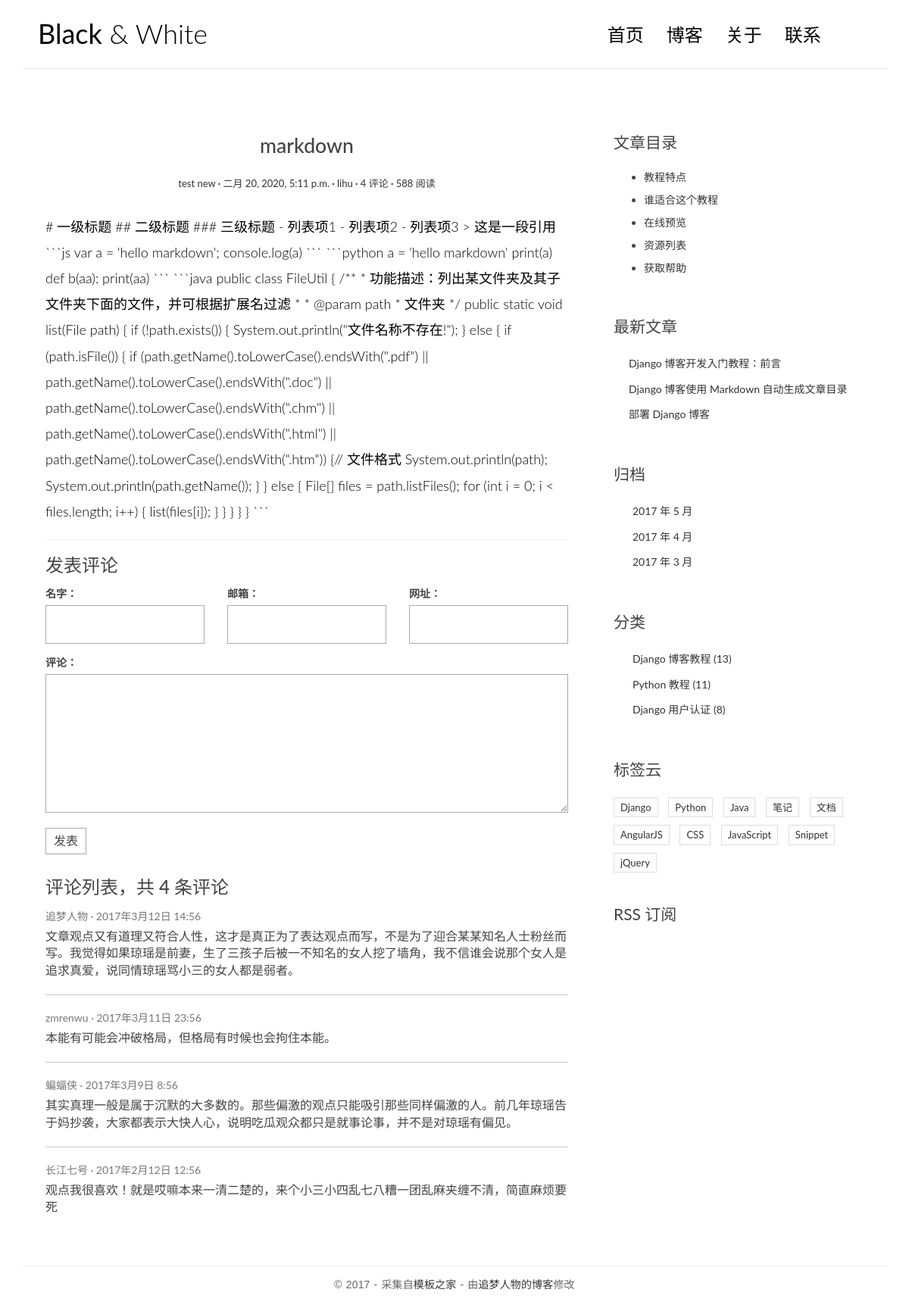
The app's page /blog/5 with its own data.
### blog/models.py (models this page shows, shortened)
class Post(models.Model):
    title = models.CharField("标题", max_length=70)
    text = models.TextField("内容", )
    created_time = models.DateTimeField("创建时间", default=timezone.now)
    modified_time = models.DateTimeField("修改时间", )
    excerpt = models.CharField("摘要", max_length=200, blank=True)
    category = models.ForeignKey(Category,
                                 verbose_name="分类",
                                 on_delete=models.CASCADE)
    tag = models.ManyToManyField(Tag, verbose_name="标签", blank=True)
    author = models.ForeignKey(User,
                               verbose_name="作者",
                               on_delete=models.CASCADE)
    class Meta:
        verbose_name = "文章"
        verbose_name_plural = verbose_name

class Category(models.Model):
    name = models.CharField(max_length=100)
    class Meta:
        verbose_name = "分类"
        verbose_name_plural = verbose_name

### blog/views.py (the view)
# urls.py: path("blog/<int:pk>",views.detail,name="detail")
def detail(request, pk):
    post = get_object_or_404(Post, pk=pk)
    return render(request, 'blog/detail.html', {"post": post})

### templates/blog/detail.html
{% extends 'base.html' %}
{% block main %}
    <article class="post post-{{ post.pk }}">
        <header class="entry-header">
        <h1 class="entry-title">{{ post.title }}</h1>
        <div class="entry-meta">
            <span class="post-category"><a href="#">{{ post.category.name }}</a></span>
            <span class="post-date"><a href="#"><time class="entry-date"
                                                    datetime="{{ post.created_time }}">{{ post.created_time }}</time></a></span>
            <span class="post-author"><a href="#">{{ post.author }}</a></span>
            <span class="comments-link"><a href="#">4 评论</a></span>
            <span class="views-count"><a href="#">588 阅读</a></span>
        </div>
        </header>
        <div class="entry-content clearfix">
        {{ post.text }}
        </div>
    </article>
    <section class="comment-area" id="comment-area">
        <hr>
        <h3>发表评论</h3>
        <form action="#" method="post" class="comment-form">
            <div class="row">
                <div class="col-md-4">
                    <label for="id_name">名字：</label>
                    <input type="text" id="id_name" name="name" required>
                </div>
                <div class="col-md-4">
                    <label for="id_email">邮箱：</label>
                    <input type="email" id="id_email" name="email" required>
                </div>
                <div class="col-md-4">
                    <label for="id_url">网址：</label>
                    <input type="text" id="id_url" name="url">
                </div>
                <div class="col-md-12">
                    <label for="id_comment">评论：</label>
                    <textarea name="comment" id="id_comment" required></textarea>
                    <button type="submit" class="comment-btn">发表</button>
                </div>
            </div>
        </form>
        <div class="comment-list-panel">
            <h3>评论列表，共 <span>4</span> 条评论</h3>
            <ul class="comment-list list-unstyled">
                <li class="comment-item">
                    <span class="nickname">追梦人物</span>
                    <time class="submit-date" datetime="2012-11-09T23:15:57+00:00">2017年3月12日 14:56</time>
                    <div class="text">
                        文章观点又有道理又符合人性，这才是真正为了表达观点而写，不是为了迎合某某知名人士粉丝而写。我觉得如果琼瑶是前妻，生了三孩子后被一不知名的女人挖了墙角，我不信谁会说那个女人是追求真爱，说同情琼瑶骂小三的女人都是弱者。
                    </div>
                </li>
                <li class="comment-item">
                    <span class="nickname">zmrenwu</span>
                    <time class="submit-date" datetime="2012-11-09T23:15:57+00:00">2017年3月11日 23:56</time>
                    <div class="text">
                        本能有可能会冲破格局，但格局有时候也会拘住本能。
                    </div>
                </li>
                <li class="comment-item">
                    <span class="nickname">蝙蝠侠</span>
                    <time class="submit-date" datetime="2012-11-09T23:15:57+00:00">2017年3月9日 8:56</time>
                    <div class="text">
                        其实真理一般是属于沉默的大多数的。那些偏激的观点只能吸引那些同样偏激的人。前几年琼瑶告于妈抄袭，大家都表示大快人心，说明吃瓜观众都只是就事论事，并不是对琼瑶有偏见。
                    </div>
                </li>
                <li class="comment-item">
                    <span class="nickname">长江七号</span>
                    <time class="submit-date" datetime="2012-11-09T23:15:57+00:00">2017年2月12日 12:56</time>
                    <div class="text">
                        观点我很喜欢！就是哎嘛本来一清二楚的，来个小三小四乱七八糟一团乱麻夹缠不清，简直麻烦要死
                    </div>
                </li>
            </ul>
        </div>
    </section>
{% endblock main %}
{% block toc %}
    <div class="widget widget-content">
        <h3 class="widget-title">文章目录</h3>
        <ul>
            <li>
                <a href="#">教程特点</a>
            </li>
            <li>
                <a href="#">谁适合这个教程</a>
            </li>
            <li>
                <a href="#">在线预览</a>
            </li>
            <li>
                <a href="#">资源列表</a>
            </li>
            <li>
                <a href="#">获取帮助</a>
            </li>
        </ul>
    </div>
{% endblock toc %}

### blog/static/blog/css/custom.css (style rules this page uses)
* { outline: none; }
h1, h2, h3, h4, h5, h6 { margin-top: 0; }
a { color: #333; }
body { color: #444; font-family: 'Lato', sans-serif; }
.post { background: #fff; padding: 30px 30px 0; }
.entry-title { text-align: center; font-size: 1.9em; margin-bottom: 20px; line-height: 1.6; padding: 10px 20px 0; }
.entry-meta { text-align: center; color: #DDDDDD; font-size: 13px; margin-bottom: 30px; }
.entry-content { font-size: 18px; line-height: 1.9; font-weight: 300; color: #000; }
.post-category::after, .post-date::after, .post-author::after, .comments-link::after { content: ' ·'; color: #000; }
.widget { background: #fff; padding: 30px 0 0; }
.widget-title { font-size: 1.5em; margin-bottom: 20px; line-height: 1.6; padding: 10px 0 0; font-weight: 400; }
.widget-content ul li { margin-bottom: 10px; }
.contact-form input, .comment-form input { border: 1px solid #aaa; margin-bottom: 15px; width: 100%; padding: 15px 15px; font-size: 16px; line-height: 100%; transition: 0.4s border-color linear; }
.contact-form textarea, .comment-form textarea { border: 1px solid #aaa; margin-bottom: 15px; width: 100%; padding: 15px 15px; font-size: 16px; line-height: 20px !important; min-height: 183px; transition: 0.4s border-color linear; }
.comment-area { padding: 0 30px 0; }
.comment-form { margin-top: 15px; }
.comment-form .comment-btn { background-color: #fff; border: 1px solid #aaa; font-size: 16px; padding: 5px 10px; }
.comment-list-panel { margin-top: 30px; }
.comment-list { margin-top: 15px; }
.comment-item:not(:last-child) { border-bottom: 1px #ccc solid; margin-bottom: 20px; padding-bottom: 20px; }
.comment-item .nickname, .comment-item .submit-date { color: #777; font-size: 14px; }
.comment-item .nickname:after { content: ' ·'; }
.comment-item .text { padding-top: 5px; font-size: 16px; }

### records on screen
Post: title "markdown", category.name "test new", created_time "二月 20, 2020, 5:11 p.m.", author "lihu", text "# 一级标题 ## 二级标题 ### 三级标题 - 列表项1 - 列表项2 - 列表项3 > 这是一段引用 ```js var a = 'hello markdown'; console.log(a) ``` ```python a = 'hello markdown' print(a) def b(aa): print(aa) ``` ```java public class FileUtil { /** * 功能描述：列出某文件夹及其子文件夹下面的文件，并可根据扩展名过滤 * * @param path * 文件夹 */ public static void list(File path) { if (!path.exists()) { System.out.println(\"文件名称不存在!\"); } else { if (path.isFile()) { if (path.getName().toLowerCase().endsWith(\".pdf\") || path.getName().toLowerCase().endsWith(\".doc\") || path.getName().toLowerCase().endsWith(\".chm\") || path.getName().toLowerCase().endsWith(\".html\") || path.getName().toLowerCase().endsWith(\".htm\")) {// 文件格式 System.out.println(path);…"
